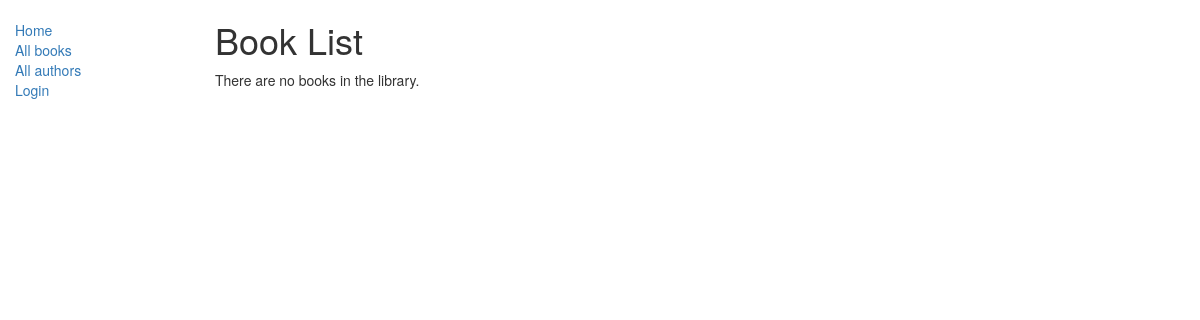
Before: /catalog/books/ with the older database file.
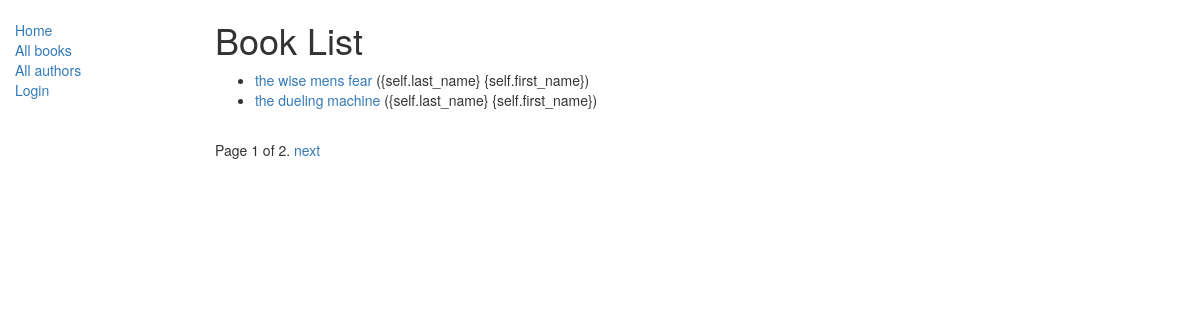
After: the same page with the newer database file.
### catalog/models.py (models this page shows, shortened)
class Book(models.Model):
    title = models.CharField(max_length=200)
    author = models.ForeignKey('Author', on_delete=models.SET_NULL, null=True)
    summary = models.TextField(max_length=1000, help_text="Enter a brief description of the book")
    isbn = models.CharField('ISBN',max_length=13, help_text='13 Character <a href="https://www.isbn-international.org/content/what-isbn">ISBN number</a>')
    genre = models.ManyToManyField(Genre, help_text="Select a genre for this book")
    def get_absolute_url(self):
        return reverse('book-detail', args=[str(self.id)])

### catalog/views.py (the view)
class BookListView(generic.ListView):
    model = Book
    paginate_by = 2

### catalog/models.py (called while the page is built)
    def __str__(self):
        return '{self.last_name} {self.first_name}'

### catalog/templates/catalog/book_list.html
{% extends "base_generic.html" %}
{% block content %}
    <h1>Book List</h1>
    {% if book_list %}
    <ul>
      {% for book in book_list %}
      <li>
        <a href="{{ book.get_absolute_url }}">{{ book.title }}</a> ({{book.author}})
      </li>
      {% endfor %}
    </ul>
    {% else %}
      <p>There are no books in the library.</p>
    {% endif %}
{% endblock %}

Changed rows visible on the page:
added Book: title "the wise mens fear", author "{self.last_name} {self.first_name}"
added Book: title "the dueling machine", author "{self.last_name} {self.first_name}"
Other visible differences:
{{ page_obj.number }}: (not shown) → "1"
{{ page_obj.paginator.num_pages }}: (not shown) → "2"
text no longer shown: "There are no books in the library."
text now shown: "Page of . next"
